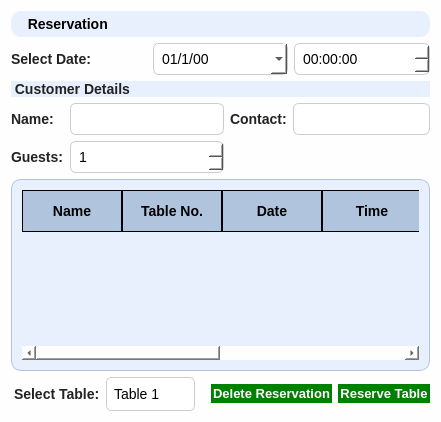
         <widget class="QWidget" name="Reservations">
          <property name="font">
           <font>
            <family>Segoe UI</family>
            <pointsize>-1</pointsize>
           </font>
          </property>
          <property name="styleSheet">
           <string notr="true">
   QWidget {
       background-color: #fefefe;
       font-family: 'Segoe UI';
       font-size: 14px;
   }
   QLabel {
       font-weight: 600;
       color: #222;
   }
   QLineEdit, QSpinBox, QComboBox, QDateEdit, QTimeEdit {
       padding: 6px;
       border: 1px solid #ccc;
       border-radius: 6px;
       background-color: white;
   }
 QPushButton {
    border-radius: 10px; /* Rounded corners */
    color: white; /* Text color */
    background-color: green; /* Background color */
    font: bold 13px; /* Font style and size */
    border: 2px solid green; /* Border color */
}

QPushButton:hover {
    background-color: #32CD32; /* Lighter green on hover */
    border-color: darkgreen; /* Dark green border on hover */
}

QPushButton:pressed {
    background-color: darkgreen; /* Darker green when pressed */
    border-color: black; /* Border changes on press */
}

  
QTableView {
    background-color: #E8F0FE; /* Soft white-blue background for the table */
    border-radius: 10px; /* Rounded edges for the entire table */
    padding: 10px; /* Adds spacing around the table */
    border: 1px solid #B0C4DE; /* Thin border to accentuate table outline */
    gridline-color: black; /* Adds black lines between columns and rows */
}

QTableView::item {
    background-color: #FAFAFA; /* Gentle off-white background for cells */
    border: 1px solid black; /* Black lines between each cell */
    border-radius: 5px; /* Slight rounding for individual cell edges */
    padding: 5px; /* Inner spacing for cells */
    color: black; /* Standard text color */
}

QTableView::item:selected {
    background-color: #D7E9F7; /* Highlighted cell with soft blue shade */
    color: black; /* Text color remains consistent */
    border: 1px solid black; /* Black border for selected cells */
    border-radius: 5px;
}

QHeaderView::section {
    background-color: #B0C4DE; /* Soft blue-gray shade for table headers */
    padding: 10px; /* Adds spacing within header sections */
    font-weight: bold; /* Bold text to differentiate headers */
    color: black; /* Black text color for the headers */
    border: 1px solid black; /* Black lines between header columns */
  
}

QTableView::corner {
    background-color: #B0C4DE; /* Matches header color for corner sections */
    border-radius: 10px;
}
</string>
          </property>
          <layout class="QVBoxLayout" name="mainLayout">
           <item>
            <widget class="QLabel" name="label_title">
             <property name="font">
              <font>
               <family>Leelawadee UI</family>
               <pointsize>22</pointsize>
               <italic>false</italic>
               <bold>true</bold>
              </font>
             </property>
             <property name="styleSheet">
              <string notr="true">font: 700 22pt &quot;Leelawadee UI&quot;;
background-color: #E8F0FE;
border-radius: 10px;
color: rgb(0, 0, 0);
padding: 5px;</string>
             </property>
             <property name="text">
              <string>  Reservation</string>
             </property>
            </widget>
           </item>
           <item>
            <layout class="QHBoxLayout" name="datetimeLayout">
             <item>
              <widget class="QLabel" name="label_date">
               <property name="text">
                <string>Select Date:</string>
               </property>
              </widget>
             </item>
             <item>
              <widget class="QDateEdit" name="dateEdit_date">
               <property name="styleSheet">
                <string notr="true">color: black;</string>
               </property>
               <property name="keyboardTracking">
                <bool>false</bool>
               </property>
               <property name="displayFormat">
                <string>dd/M/yy</string>
               </property>
               <property name="calendarPopup">
                <bool>true</bool>
               </property>
              </widget>
             </item>
             <item>
              <widget class="QTimeEdit" name="timeEdit_time">
               <property name="styleSheet">
                <string notr="true">color: black;</string>
               </property>
              </widget>
             </item>
            </layout>
           </item>
           <item>
            <widget class="QLabel" name="label_customerDetails">
             <property name="styleSheet">
              <string notr="true">font: 600 16pt &quot;Segoe UI&quot;;
background-color: #E8F0FE;
border-radius: 10px;</string>
             </property>
             <property name="text">
              <string> Customer Details</string>
             </property>
            </widget>
           </item>
           <item>
            <layout class="QGridLayout" name="formLayout">
             <item row="0" column="0">
              <widget class="QLabel" name="label_name">
               <property name="text">
                <string>Name:</string>
               </property>
              </widget>
             </item>
             <item row="1" column="0">
              <widget class="QLabel" name="label_guests1">
               <property name="text">
                <string>Guests:</string>
               </property>
              </widget>
             </item>
             <item row="0" column="3">
              <widget class="QLineEdit" name="reservation_contact">
               <property name="clearButtonEnabled">
                <bool>false</bool>
               </property>
              </widget>
             </item>
             <item row="0" column="2">
              <widget class="QLabel" name="label_contact">
               <property name="text">
                <string>Contact:</string>
               </property>
              </widget>
             </item>
             <item row="1" column="1">
              <widget class="QSpinBox" name="spinBox_guests">
               <property name="styleSheet">
                <string notr="true">color: black;</string>
               </property>
               <property name="minimum">
                <number>1</number>
               </property>
               <property name="maximum">
                <number>20</number>
               </property>
              </widget>
             </item>
             <item row="0" column="1">
              <widget class="QLineEdit" name="reservation_name">
               <property name="font">
                <font>
                 <family>Segoe UI</family>
                 <pointsize>-1</pointsize>
                 <italic>false</italic>
                 <bold>true</bold>
                </font>
               </property>
              </widget>
             </item>
            </layout>
           </item>
           <item>
            <widget class="QTableWidget" name="tableWidget_tables">
             <property name="styleSheet">
              <string notr="true"/>
             </property>
             <property name="editTriggers">
              <set>QAbstractItemView::EditTrigger::NoEditTriggers</set>
             </property>
             <attribute name="horizontalHeaderShowSortIndicator" stdset="0">
              <bool>false</bool>
             </attribute>
             <attribute name="horizontalHeaderStretchLastSection">
              <bool>true</bool>
             </attribute>
             <column>
              <property name="text">
               <string>Name</string>
              </property>
             </column>
             <column>
              <property name="text">
               <string>Table No.</string>
              </property>
             </column>
             <column>
              <property name="text">
               <string>Date</string>
              </property>
             </column>
             <column>
              <property name="text">
               <string>Time</string>
              </property>
             </column>
             <column>
              <property name="text">
               <string>Guests</string>
              </property>
             </column>
             <column>
              <property name="text">
               <string>Contact</string>
              </property>
             </column>
            </widget>
           </item>
           <item>
            <layout class="QHBoxLayout" name="bottomLayout">
             <item alignment="Qt::AlignmentFlag::AlignRight">
              <widget class="QLabel" name="label_selectTable">
               <property name="text">
                <string>Select Table:</string>
               </property>
              </widget>
             </item>
             <item>
              <widget class="QComboBox" name="comboBox_selectTable">
               <property name="styleSheet">
                <string notr="true">QComboBox {
    border-radius: 5px;
    padding: 7px;
    color: black;
    background-color: white;
    text-align: center; /* Center-align the text */
}

QComboBox:hover {
    border-color: gray;
    background-color: #F5F5F5; /* Lighter white shade for hover effect */
}

QComboBox::drop-down {
    width: 20px; /* Adjust width of the dropdown button */
    border: none;
}

QComboBox QAbstractItemView {
    background-color: white;
    color: black;
    selection-background-color: #E8E8E8; /* Highlight selected item in a soft white shade */
    selection-color: black;
    padding: 5px;
    text-align: center;
    outline: none; /* Remove focus border for cleaner look */
}
</string>
               </property>
               <item>
                <property name="text">
                 <string>Table 1</string>
                </property>
               </item>
               <item>
                <property name="text">
                 <string>Table 2</string>
                </property>
               </item>
               <item>
                <property name="text">
                 <string>Table 3</string>
                </property>
               </item>
               <item>
                <property name="text">
                 <string>Table 4</string>
                </property>
               </item>
               <item>
                <property name="text">
                 <string>Table 5</string>
                </property>
               </item>
               <item>
                <property name="text">
                 <string>Table 6</string>
                </property>
               </item>
               <item>
                <property name="text">
                 <string/>
                </property>
               </item>
              </widget>
             </item>
             <item>
              <spacer name="horizontalSpacer">
               <property name="orientation">
                <enum>Qt::Orientation::Horizontal</enum>
               </property>
               <property name="sizeType">
                <enum>QSizePolicy::Policy::Preferred</enum>
               </property>
               <property name="sizeHint" stdset="0">
                <size>
                 <width>10</width>
                 <height>10</height>
                </size>
               </property>
              </spacer>
             </item>
             <item>
              <widget class="QPushButton" name="reservation_btn_delete">
               <property name="text">
                <string>Delete Reservation</string>
               </property>
              </widget>
             </item>
             <item>
              <widget class="QPushButton" name="btn_reserve">
               <property name="text">
                <string>Reserve Table</string>
               </property>
              </widget>
             </item>
            </layout>
           </item>
          </layout>
         </widget>
